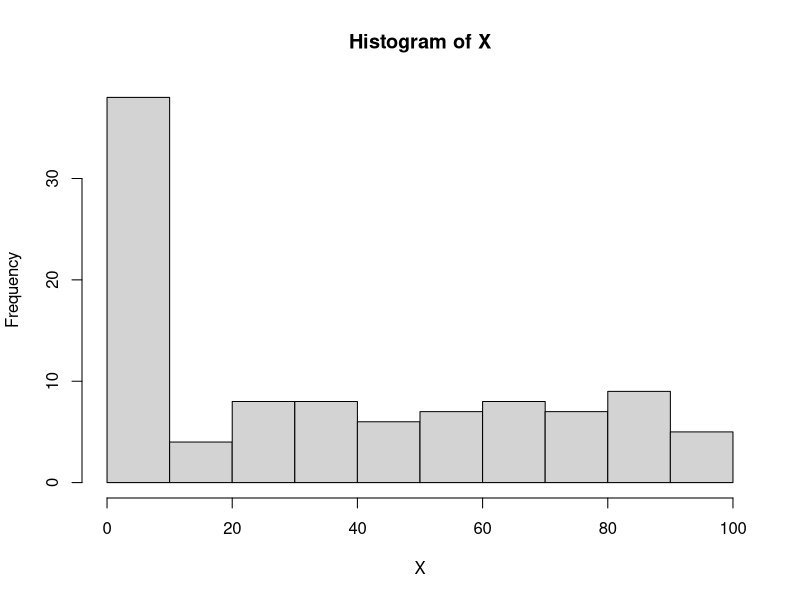

Write the R code that produced this figure.
#Algoritmo de simulação de X~Poi(λ)

#Assigning Parameters

i=0
j=1
n=100
λ=0.8
p=exp(-λ)
F_=p
X=numeric(n)

#Calculating P(Poi(λ)=i) Values

for(i in 0:n)
  
{
  U_0 <- runif(1,min=0,max=1)
  
  if(U_0<F_)
    
  {
    X[j]=i
    
    j=j+1
    
    p=(λ*p)/(i+1)
    
    F_=F_+p
  }
 
  next
  
}

mean(X)

hist(X,plot = TRUE)